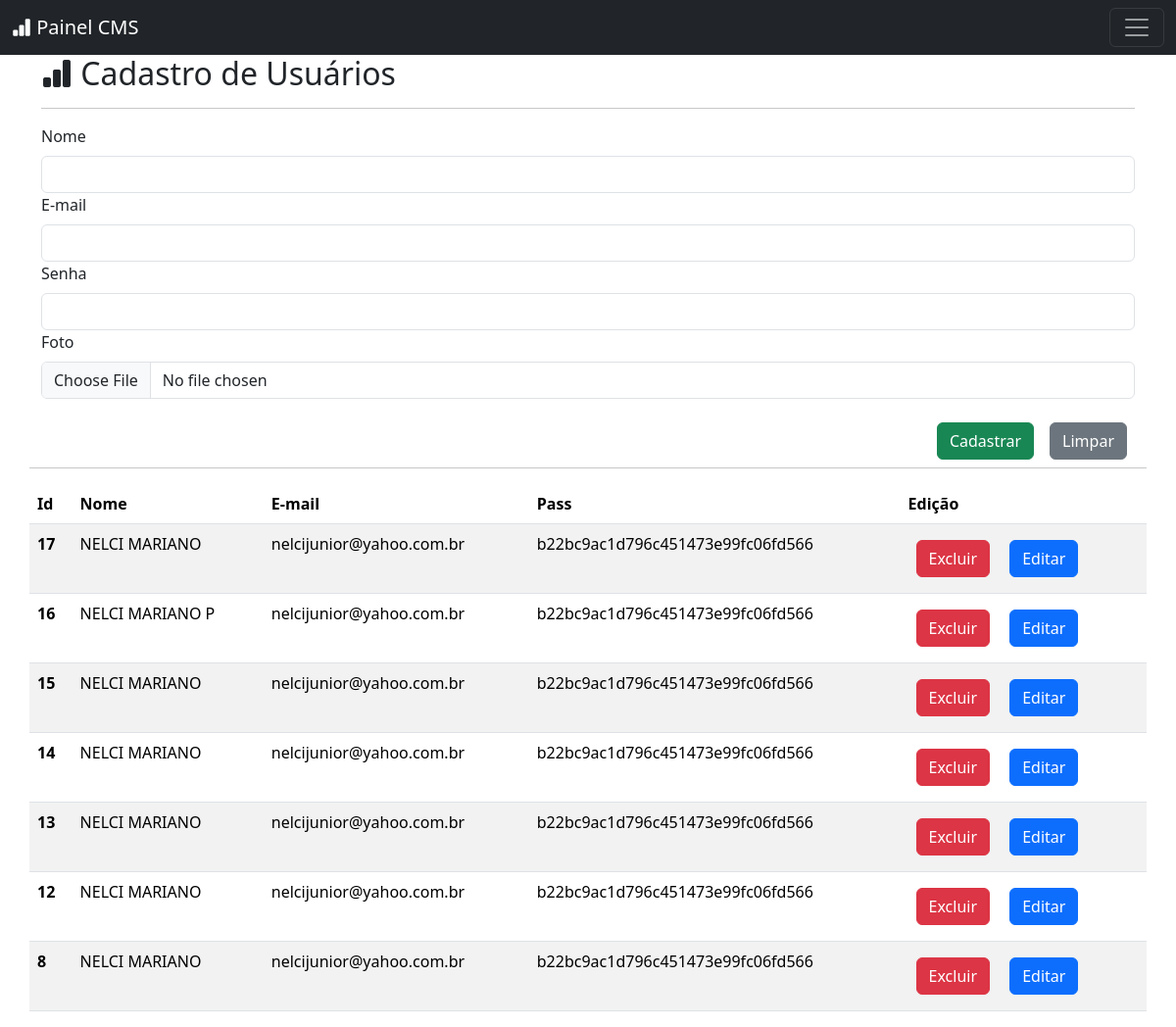
The page /admin/user/index.php (signed in) on the database as committed earlier.
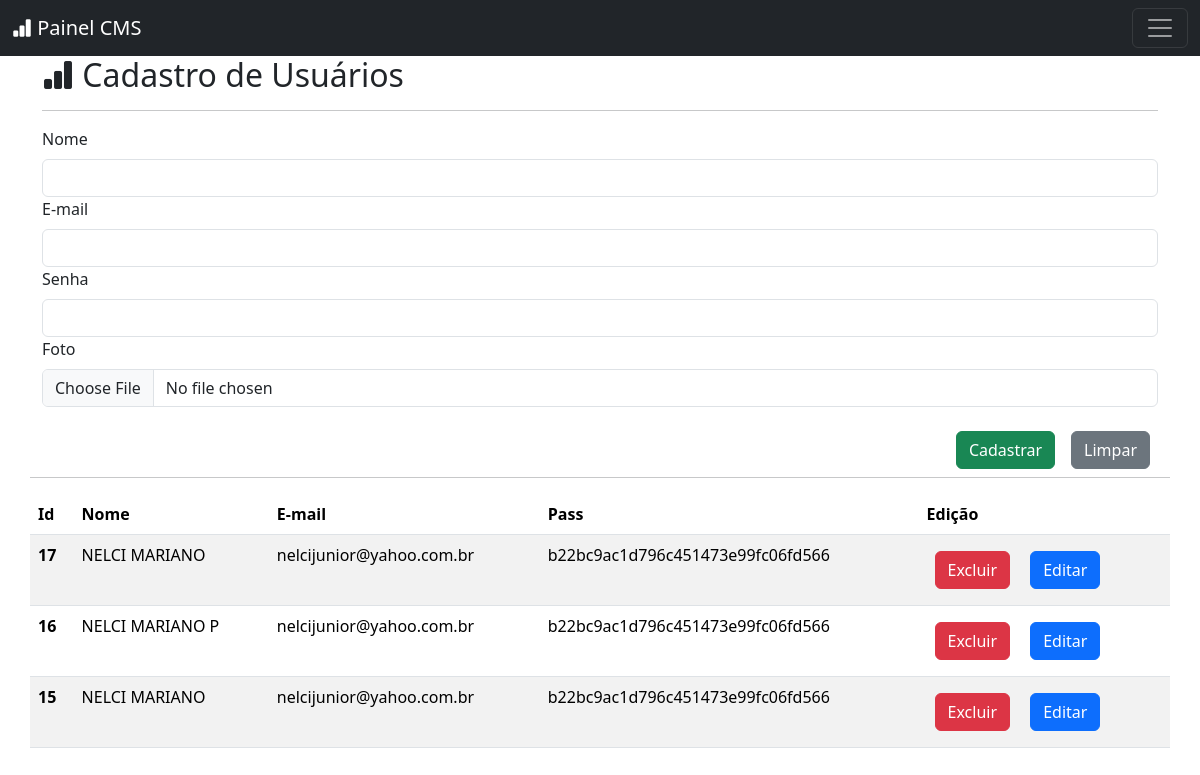
The same page on the database as committed later.
### tables this page shows
CREATE TABLE `user` (
  `id` int(11) NOT NULL,
  `name` varchar(30) NOT NULL,
  `email` varchar(30) NOT NULL,
  `pass` varchar(40) NOT NULL,
  `slug` varchar(255) NOT NULL,
  `image` varchar(255) NOT NULL,
  `status` int(11) NOT NULL
);

### conn/config.php (called while the page is built)
<?php
$base = 'http://localhost/app-blog';
?>

### _class/model.class.php (called while the page is built, shortened)
<?php
class Model
{
    private $pdo;
    private $table;
    public function __construct($pdo, $table)
    {
        $this->pdo = $pdo;
        $this->table = $table;
    }
    public function selectAll()
    {
        try {
            $sql = "SELECT * FROM $this->table order by id DESC ";
            $sth = $this->pdo->query($sql);
            return $sth->fetchAll(PDO::FETCH_ASSOC);
        } catch (PDOException $e) {
            echo 'Database error: ' . $e->getMessage();
        }
        return [];
    }
}

### admin/user/index.php (the view, shortened to what this page needs)
<?php
include_once '../inc/header.php';
?>
</head>
<body>
    <?php
    $model = 'user';
    $dir = 'user';
    $namePage = 'Cadastro de Usuários';
    include '../inc/menu.php';
    ?>
    <div class="container">
        <div class="row">
            <div class="col-12">
                <h2 class="fs-2"><i class="bi bi-bar-chart-fill"></i> <?= $namePage ?></h2>
                <hr>
                <form action="insert.php" method="post" enctype="multipart/form-data" class="d-flex flex-column">
                    <div class="form-group">
                        <label class="form-label"> Nome</label>
                        <input class="form-control" type="text" name="name">
                    </div>
                    <div class="form-group">
                        <label class="form-label"> E-mail</label>
                        <input class="form-control" type="text" name="email">
                    </div>
                    <div class="form-group">
                        <label class="form-label"> Senha</label>
                        <input class="form-control" type="text" name="pass">
                    </div>
                    <div class="form-group">
                        <label class="form-label"> Foto </label>
                        <input class="form-control" type="file" id="image" name="image">
                    </div>
                    <div class="d-flex justify-content-end mt-3">
                        <button type="submit" class="btn btn-success m-2">Cadastrar</button>
                        <button type="reset" class="btn btn-secondary m-2">Limpar</button>
                    </div>
                </form>
            </div>
            <hr>
            <table class="table table-striped">
                <thead>
                    <tr>
                        <th scope="col">Id</th>
                        <th scope="col">Nome</th>
                        <th scope="col" class="d-none d-md-table-cell">E-mail</th>
                        <th scope="col" class="d-none d-md-table-cell">Pass</th>
                        <th scope="col">Edição</th>
                    </tr>
                </thead>
                <tbody>
                    <?php
                    try {
                        $model = new Model($pdo, $model);
                        $data = $model->selectAll();
                        foreach ($data as $registers) :
                            extract($registers);
                    ?>
                            <tr>
                                <th scope="row"><?= $id ?></th>
                                <td><?= $name ?></td>
                                <td class="d-none d-md-table-cell"><?= $email ?></td>
                                <td class="d-none d-md-table-cell"><?= $pass ?></td>
                                <td>
                                    <button class="btn btn-danger m-2 btn-delete" data-id="<?= $id; ?>">Excluir</button>
                                    <a class="btn btn-primary m-2" href="<?= $base; ?>/admin/<?= $dir ?>/form-update.php?id=<?= $id; ?>"> Editar </a>
                                </td>
                            </tr>
                    <?php
                        endforeach;
                    } catch (PDOException $e) {
                        echo 'error ' . $e->getMessage();
                    }
                    ?>
                </tbody>
            </table>
        </div>
    </div>
</body>
<?php
include '../inc/footer.php';
?>

### admin/inc/header.php (shortened to what this page needs)
<?php
include_once '../../conn/config.php';
include_once '../../conn/conect.php';
include_once '../../_class/model.class.php';
?>
<!DOCTYPE html>
<html lang="en">
<head>
    <link href="https://cdn.jsdelivr.net/npm/bootstrap@5.3.3/dist/css/bootstrap.min.css" rel="stylesheet">
    <link rel="stylesheet" href="https://cdn.jsdelivr.net/npm/bootstrap-icons@1.11.3/font/bootstrap-icons.min.css">
    <link rel="stylesheet" href="https://cdn.jsdelivr.net/npm/sweetalert2@11/dist/sweetalert2.min.css">

### admin/inc/menu.php (shortened to what this page needs)
<nav class="navbar navbar-dark bg-dark">
  <div class="container-fluid">
    <a class="navbar-brand" href="<?= $base ?>/admin/home.php"> <i class="bi bi-bar-chart-fill"></i> Painel CMS</a>
    <button class="navbar-toggler" type="button" data-bs-toggle="offcanvas" data-bs-target="#offcanvasDarkNavbar" aria-controls="offcanvasDarkNavbar" aria-label="Toggle navigation">
      <span class="navbar-toggler-icon"></span>
    </button>
  </div>
</nav>

### admin/inc/footer.php (shortened to what this page needs)
</html>

Rows that differ between the two databases and show on the page:
removed user: id "14", name "NELCI MARIANO", email "nelcijunior@yahoo.com.br", pass "b22bc9ac1d796c451473e99fc06fd566"
removed user: id "13", name "NELCI MARIANO", email "nelcijunior@yahoo.com.br", pass "b22bc9ac1d796c451473e99fc06fd566"
removed user: id "12", name "NELCI MARIANO", email "nelcijunior@yahoo.com.br", pass "b22bc9ac1d796c451473e99fc06fd566"
removed user: id "8", name "NELCI MARIANO", email "nelcijunior@yahoo.com.br", pass "b22bc9ac1d796c451473e99fc06fd566"
